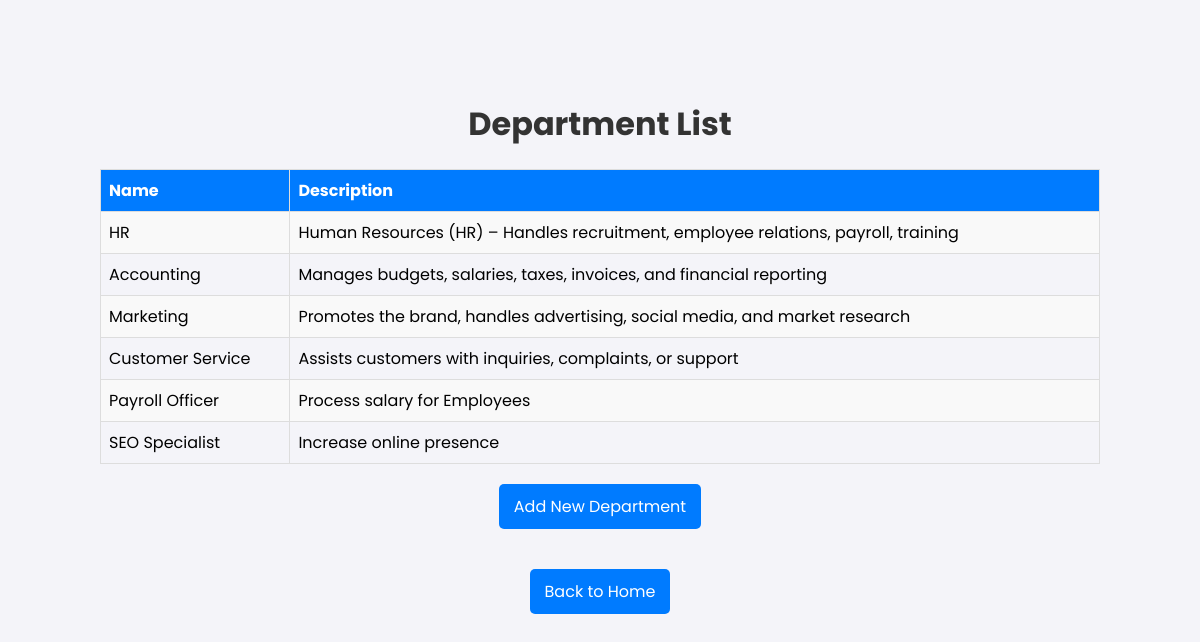
Screenshot of /departments/ with the database file from the repository.
### attendance/models.py (models this page shows, shortened)
class Department(models.Model):
    name = models.CharField(max_length=100, unique=True)
    description = models.TextField(blank=True, null=True)

### attendance/views.py (the view)
# urls.py: path('departments/', views.department_list, name='department_list'),
def department_list(request):
    departments = Department.objects.all()
    return render(request, 'department_list.html', {'departments': departments})

### templates/department_list.html (shortened to what this page needs)
<!DOCTYPE html>
<html lang="en">
<head>
</head>
<body>
    <h1>Department List</h1>
    <table>
        <tr>
            <th>Name</th>
            <th>Description</th>
        </tr>
        {% for department in departments %}
        <tr>
            <td>{{ department.name }}</td>
            <td>{{ department.description }}</td>
        </tr>
        {% endfor %}
    </table>
    <div class="center">
        <a href="{% url 'create_department' %}" class="add-button">Add New Department</a><br>
        <a href="{% url 'dashboard' %}" class="back-button">Back to Home</a>
    </div>
</body>
</html>

### templates/department_list.html (style rules this page uses)
body { font-family: 'Poppins', Arial, sans-serif; margin: 100px; background-color: #f4f4f9; }
h1 { text-align: center; color: #333; }
a { text-decoration: none; color: #007BFF; }
table { width: 100%; border-collapse: collapse; margin-top: 20px; }
table th, table td { border: 1px solid #ddd; padding: 8px; text-align: left; }
table th { background-color: #007BFF; color: white; }
table tr:nth-child(even) { background-color: #f9f9f9; }
.add-button, .back-button { display: inline-block; margin: 20px 0; padding: 10px 15px; background-color: #007BFF; color: white; border-radius: 5px; text-align: center; }
.center { text-align: center; }

### rows the page displays
Department: name "HR", description "Human Resources (HR) – Handles recruitment, employee relations, payroll, training"
Department: name "Accounting", description "Manages budgets, salaries, taxes, invoices, and financial reporting"
Department: name "Marketing", description "Promotes the brand, handles advertising, social media, and market research"
Department: name "Customer Service", description "Assists customers with inquiries, complaints, or support"
Department: name "Payroll Officer", description "Process salary for Employees"
Department: name "SEO Specialist", description "Increase online presence"
